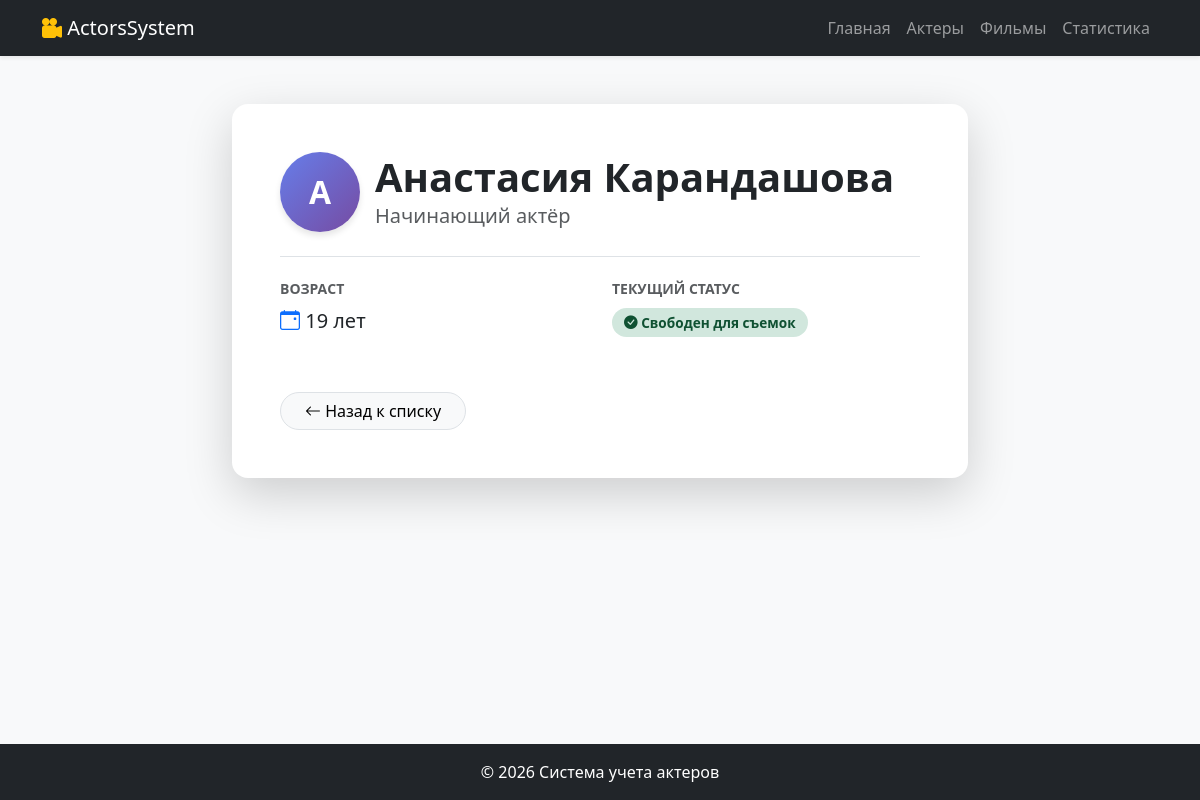
Screenshot of /actors/6/ with the database file from the repository.
### actors/models.py (models this page shows, shortened)
class Actor(models.Model):
    full_name = models.CharField(
        max_length=200,
        verbose_name="ФИО"
    )
    age = models.PositiveIntegerField(
        verbose_name="Возраст"
    )
    role_type = models.CharField(
        max_length=100,
        verbose_name="Амплуа"
    )
    is_active = models.BooleanField(
        default=True,
        verbose_name="Свободен"
    )
    class Meta:
        verbose_name = "Актер"
        verbose_name_plural = "Актеры"
        ordering = ["full_name"]

### actors/views.py (the view)
# urls.py: path("<int:actor_id>/", views.actor_detail, name="detail"),
def actor_detail(request, actor_id):
    actor = get_object_or_404(Actor, pk=actor_id)
    movies = actor.movies.all()
    context = {
        "actor": actor,
        "movies": movies
    }
    return render(request, "actors/actor_detail.html", context)

### actors/templates/actors/actor_detail.html (shortened to what this page needs)
{% extends "base.html" %}
{% block content %}
    <div class="row justify-content-center">
        <div class="col-md-8">
            <div class="card shadow-lg border-0 rounded-4">
                <div class="card-body p-5">
                    <div class="d-flex align-items-center mb-4 border-bottom pb-4">
                        <div class="actor-avatar" style="width: 80px; height: 80px; font-size: 32px;">
                            {{ actor.full_name|first }}
                        </div>
                        <div>
                            <h1 class="mb-0 fw-bold">{{ actor.full_name }}</h1>
                            <p class="text-muted mb-0 fs-5">{{ actor.role_type }}</p>
                        </div>
                    </div>
                    <div class="row mb-4">
                        <div class="col-sm-6 mb-3">
                            <h6 class="text-muted text-uppercase small fw-bold">Возраст</h6>
                            <p class="fs-5"><i class="bi bi-calendar-event text-primary"></i> {{ actor.age }} лет</p>
                        </div>
                        <div class="col-sm-6 mb-3">
                            <h6 class="text-muted text-uppercase small fw-bold">Текущий статус</h6>
                            <p class="fs-5">
                                {% if actor.is_active %}
                                    <span class="status-active"><i class="bi bi-check-circle-fill"></i> Свободен для съемок</span>
                                {% else %}
                                    <span class="status-inactive"><i class="bi bi-x-circle-fill"></i> Занят на проекте</span>
                                {% endif %}
                            </p>
                        </div>
                    </div>
                    <a href="{% url 'actors:list' %}" class="btn btn-light border rounded-pill px-4">
                        <i class="bi bi-arrow-left"></i> Назад к списку
                    </a>
                </div>
            </div>
        </div>
    </div>
{% endblock %}

### homepage/static/css/style.css (style rules this page uses)
body { font-family: 'Segoe UI', Tahoma, Geneva, Verdana, sans-serif; }
.actor-avatar { width: 60px; height: 60px; background: linear-gradient(135deg, #667eea 0%, #764ba2 100%); color: white; font-size: 32px; font-weight: bold; border-radius: 50%; display: flex; align-items: center; justify-content: center; margin-right: 15px; box-shadow: 0 4px 6px rgba(0,0,0,0.1); }
.status-active { background-color: #d1e7dd; color: #0f5132; padding: 5px 12px; border-radius: 20px; font-weight: 600; font-size: 0.85rem; }

### rows the page displays
Actor: full_name|first "А", full_name "Анастасия Карандашова", role_type "Начинающий актёр", age "19"
